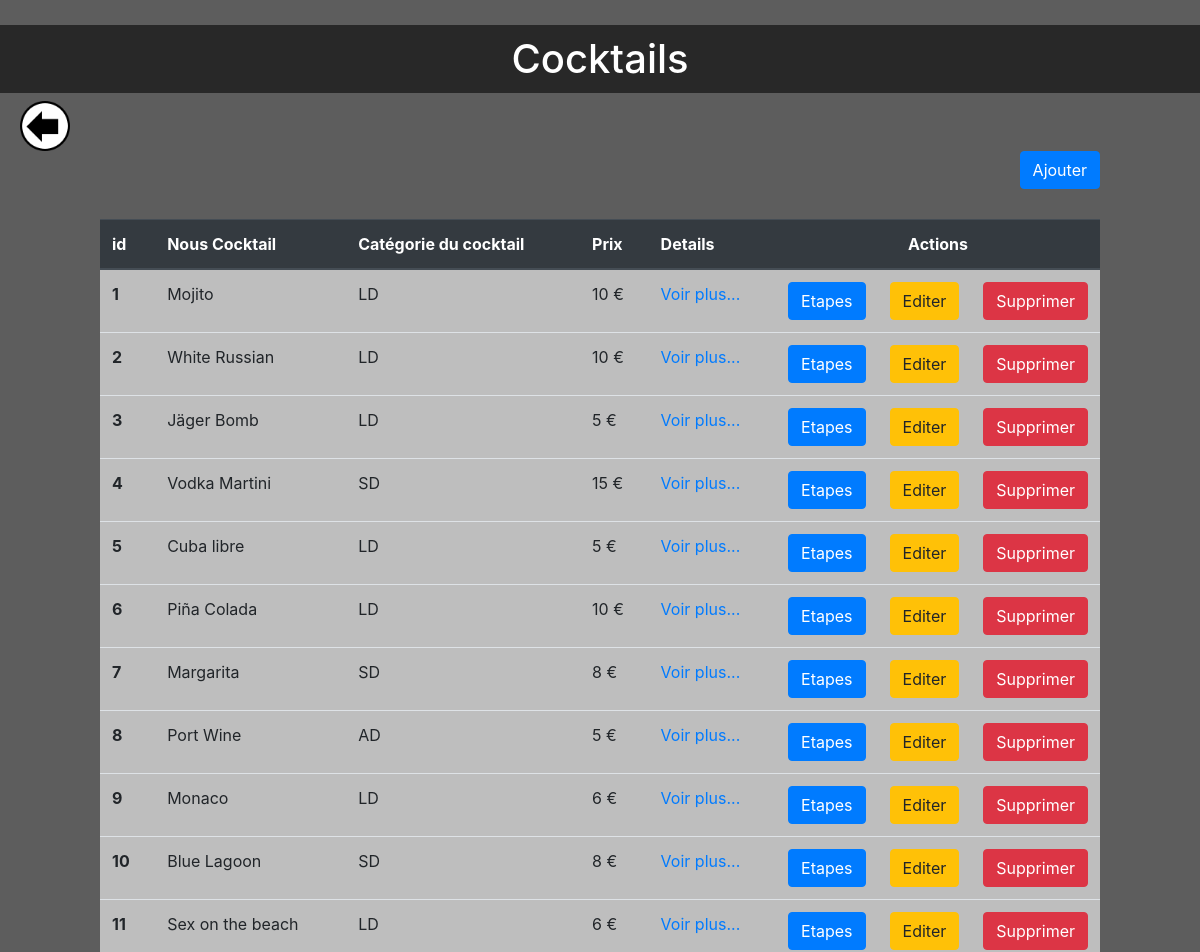
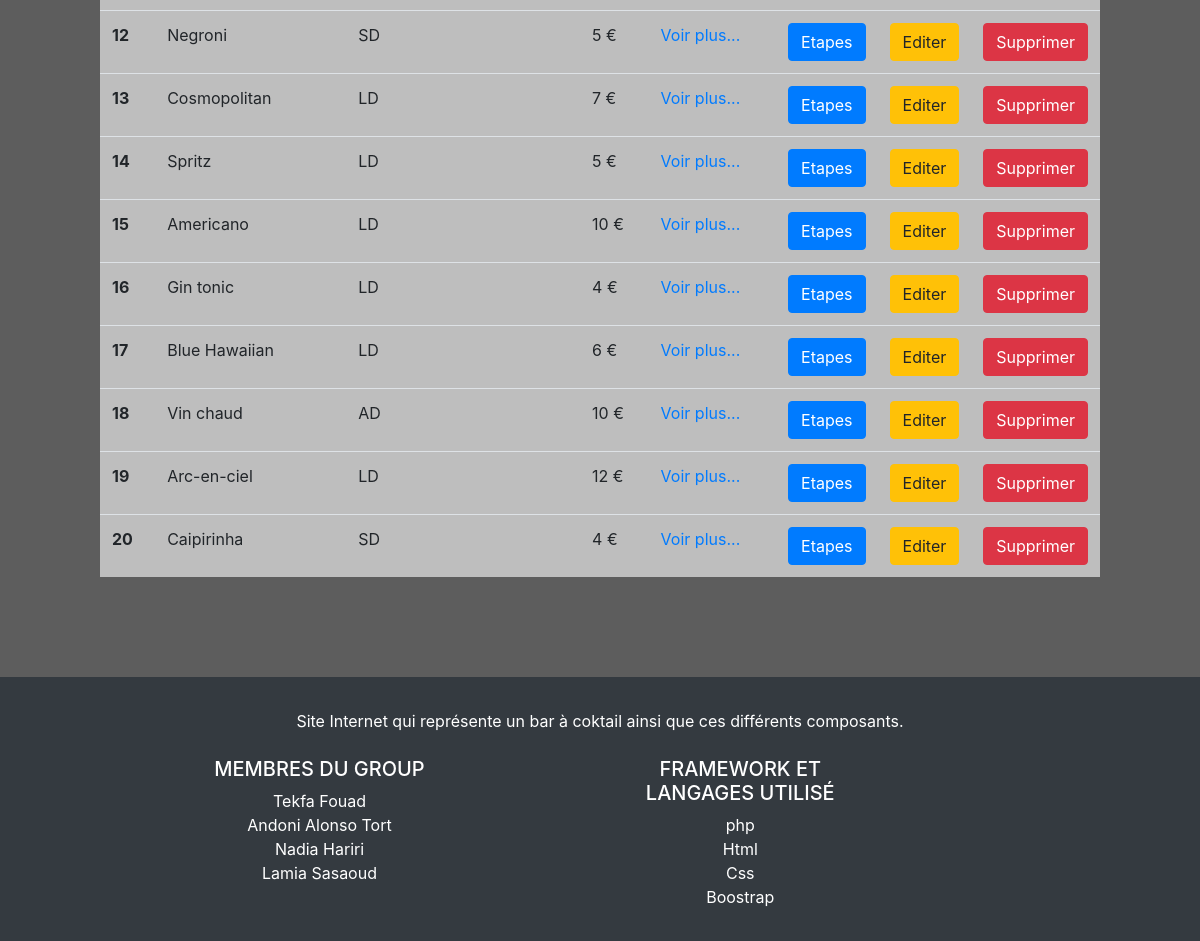
/Controlleur/CRUD/CRUD_Cocktails.php, run on the app's committed database (2 pictures, top to bottom).
### tables this page shows
CREATE TABLE  cocktail  (
   c_id  int(11) PRIMARY KEY AUTO_INCREMENT NOT NULL,
   c_nom  varchar(45) NOT NULL,
   c_cat  enum('SD','LD','AD') NOT NULL,
   c_prix  float NOT NULL
);

### Controlleur/MyPDO.php (called while the page is built, shortened)
<?php
class MyPDO {
    private PDO $pdo;
    private PDOStatement $pdos_selectAll;
    private string $nomTable;
    public function __construct($sgbd, $host, $db, $user, $password, $table='null'){
        $this->pdo = new PDO("mysql:host=".$host.";dbname=".$db, $user, $password);
        $this->pdo->setAttribute(PDO::ATTR_ERRMODE, PDO::ERRMODE_EXCEPTION);
    }
    public function initPDOS_selectAll() {
        $this->pdos_selectAll = $this->pdo->prepare('SELECT * FROM '.$this->nomTable);
    }
    public function getAll(): array {
        $this->getPdosSelectAll()->execute();
        return $this->getPdosSelectAll()->fetchAll(PDO::FETCH_CLASS,
            "bar\Entite".ucfirst($this->getNomTable()));
    }
    public function getPdosSelectAll(): PDOStatement
    {
        return $this->pdos_selectAll;
    }
    public function getNomTable(): string
    {
        return $this->nomTable;
    }
    public function setNomTable(string $nomTable): MyPDO
    {
        $this->nomTable = $nomTable;
        return $this;
    }
}
?>

### Modele/EntiteCocktail.php (called while the page is built, shortened)
<?php
class EntiteCocktail{
protected int $c_id;
protected string $c_nom;
protected string $c_cat;
protected float $c_prix;
    public function getCId(): int
    {
        return $this->c_id;
    }
    public function getCNom(): string
    {
        return $this->c_nom;
    }
    public function getCCat(): string
    {
        return $this->c_cat;
    }
    public function getCPrix(): float
    {
        return $this->c_prix;
    }
}

### Vue/cocktails.php (the view, shortened to what this page needs)
<?php
class VueCocktail {
    public function getDebutHTML($titre = "Cocktails", $lienRetour = "../../"): string{
        $res = '<!DOCTYPE html>
            <html lang="en">
            <head>
                    <meta charset="UTF-8">
                    <meta http-equiv="X-UA-Compatible" content="IE=edge">
                    <meta name="viewport" content="width=device-width, initial-scale=1.0">
                    <link rel="stylesheet" href="https://stackpath.bootstrapcdn.com/bootstrap/4.3.1/css/bootstrap.min.css">
                    <link rel="stylesheet" href="../../css/style.css">
                    <link rel="stylesheet" href="../../css/cocktails.css">
                    <title>Cocktails</title>
                </head>
                 <h1>'.$titre.'</h1>
                    <div class="arrow" id="retour">
                    <a href="'.$lienRetour.'"><img src="../../images/retour.png" alt="retour" class="retour" ></a>
                    </i>
                    </div>
                <body>';
        return $res;
    }
    public function getHTMLAll($va) : string {
        $res=' <div class="buttonContainer">
                    <form id="insererCocktailFormButton"  method="post" action="?action=create">
                        <button type="submit" class="btn btn-primary" id="btn_ajouter">Ajouter</button>
                    </form>
                </div>
                <div id="informationEntite">
                    <div class="tableContainer">
                        <table class="table">
                            <thead class="thead-dark">
                            <tr>
                                <th scope="col">id</th>
                                <th scope="col">Nous Cocktail </th>
                                <th scope="col"> Catégorie du cocktail</th>
                                <th scope="col">Prix</th>
                                <th scope="col">Details</th>
                                <th scope="col" colspan="4" style="text-align: center;">Actions</th>
                            </tr>
                            </thead>
                            <tbody>';
        foreach ($va as $valeur){
            $res.='
                                    <tr>
                                        <th scope="row">'. $valeur->getCId().' </th>
                                        <td>'.$valeur->getCNom() .'</td>
                                        <td>'. $valeur->getCCat().'</td>
                                        <td>'. $valeur->getCprix().' €</td>
                                        <td><a href="?action=details&c_id='.$valeur->getCId().'">Voir plus...</a></td>
                                        <td class="td_buttons_actions">
                                            <a href="../CRUD/CRUD_etape.php?action=read&c_id='.$valeur->getCId().'" style="color : white">
                                                <button type="button" class="btn btn-primary etapes-btn">
                                                    Etapes
                                                </button>
                                            </a>
                                        </td>
                                        <td class="td_buttons_actions">
                                            <a href="?action=update&c_id='.$valeur->getCId().'">
                                                <button type="button" class="btn btn-warning etapes-btn">Editer</button>
                                            </a>
                                        </td>
                                        <td class="td_buttons_actions">
                                            <a href="?action=delete&c_id='.$valeur->getCId().'">
                                                <button type="button" class="btn btn-danger">Supprimer</button>
                                            </a>
                                        </td>
                                    </tr> ';
        }
        $res .='       </tbody>
                 </table>
               </div>
            </div>
        ';
        return $res;
    }
}
?>

### css/style.css (style rules this page uses)
h1 { text-align: center; color: white; background-color: rgba(2, 2, 2, 0.575); margin-top: 25px; padding: 10px; }
body { background: rgba(233, 177, 72, 0.603); background-color: rgba(43, 43, 43, 0.76); background-repeat: no-repeat; background-size: cover; color: aliceblue; }
.buttonContainer { display: flex; flex-direction: row-reverse ; }
.buttonContainer button { margin-right: 100px; }
.tableContainer { background-color: rgb(190, 190, 190); margin: 100px; margin-top: 30px; }
td.td_buttons_actions { width: 10px; }
.retour { height: 50px; width: 50px; margin-left: 20px; }

### data on the page
cocktail: c_id "1", c_nom "Mojito", c_cat "LD", c_prix "10"
cocktail: c_id "2", c_nom "White Russian", c_cat "LD", c_prix "10"
cocktail: c_id "3", c_nom "Jäger Bomb", c_cat "LD", c_prix "5"
cocktail: c_id "4", c_nom "Vodka Martini", c_cat "SD", c_prix "15"
cocktail: c_id "5", c_nom "Cuba libre", c_cat "LD", c_prix "5"
cocktail: c_id "6", c_nom "Piña Colada", c_cat "LD", c_prix "10"
cocktail: c_id "7", c_nom "Margarita", c_cat "SD", c_prix "8"
cocktail: c_id "8", c_nom "Port Wine", c_cat "AD", c_prix "5"
cocktail: c_id "9", c_nom "Monaco", c_cat "LD", c_prix "6"
cocktail: c_id "10", c_nom "Blue Lagoon", c_cat "SD", c_prix "8"
cocktail: c_id "11", c_nom "Sex on the beach", c_cat "LD", c_prix "6"
cocktail: c_id "12", c_nom "Negroni", c_cat "SD", c_prix "5"
cocktail: c_id "13", c_nom "Cosmopolitan", c_cat "LD", c_prix "7"
cocktail: c_id "14", c_nom "Spritz", c_cat "LD", c_prix "5"
cocktail: c_id "15", c_nom "Americano", c_cat "LD", c_prix "10"
cocktail: c_id "16", c_nom "Gin tonic", c_cat "LD", c_prix "4"
cocktail: c_id "17", c_nom "Blue Hawaiian", c_cat "LD", c_prix "6"
cocktail: c_id "18", c_nom "Vin chaud", c_cat "AD", c_prix "10"
cocktail: c_id "19", c_nom "Arc-en-ciel", c_cat "LD", c_prix "12"
cocktail: c_id "20", c_nom "Caipirinha", c_cat "SD", c_prix "4"

### other printed values
$titre "Cocktails"
